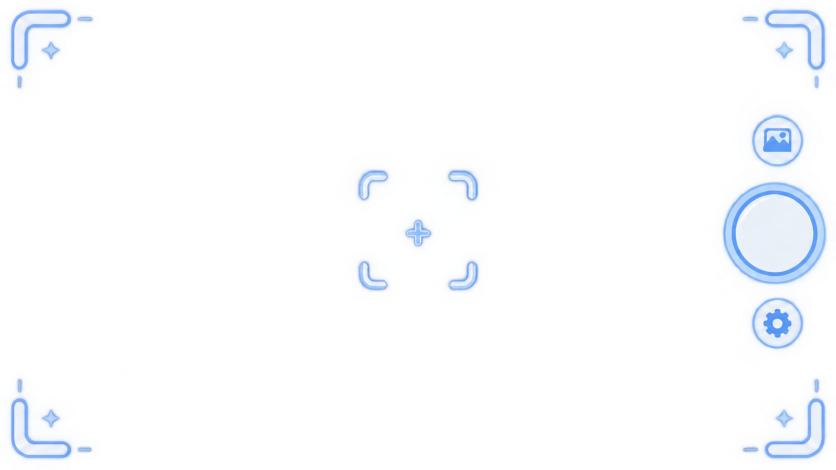
#> input picture Assets/a3823e4e30fa48a19a43d6294e33dbbe.png, 1672 x 940 px (shown at 1/2 size)
$ python -i PrepareLevel2Icons.py   (imports and definitions only)
#> lines starting #> are read from the running program, lines starting #| are printed output that depends on the picture
from pathlib import Path

from PIL import Image
ROOT = Path(__file__).resolve().parents[2]
SOURCE = ROOT / "Assets" / "UI" / "Level2Icons"
TARGET = SOURCE / "Prepared"
# [1 line not run here, left out]


def prepare(source_path: Path) -> None:
    output = Image.open(source_path).convert("RGBA")
#> output is the input picture: PIL image 1672x940 RGBA; mean R, G, B, A 23.8, 31.5, 41.1, 14.8

    bounds = output.getchannel("A").getbbox()
#> bounds = (0, 0, 1672, 940)
    if bounds is not None:
        output = output.crop(bounds)

    scale = min(440 / output.width, 440 / output.height)
#> scale = 0.263
    output = output.resize(
        (max(1, round(output.width * scale)), max(1, round(output.height * scale))),
        Image.Resampling.LANCZOS,
    )
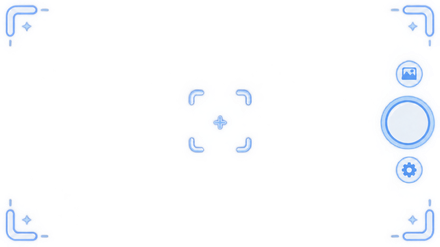
#> output: PIL image 440x247 RGBA; mean R, G, B, A 23.8, 31.5, 41, 14.8; transparent parts drawn white

    padded = Image.new("RGBA", (512, 512), (0, 0, 0, 0))
#> padded: PIL image 512x512 RGBA; every value is 0
    padded.alpha_composite(
        output,
        ((512 - output.width) // 2, (512 - output.height) // 2),
    )
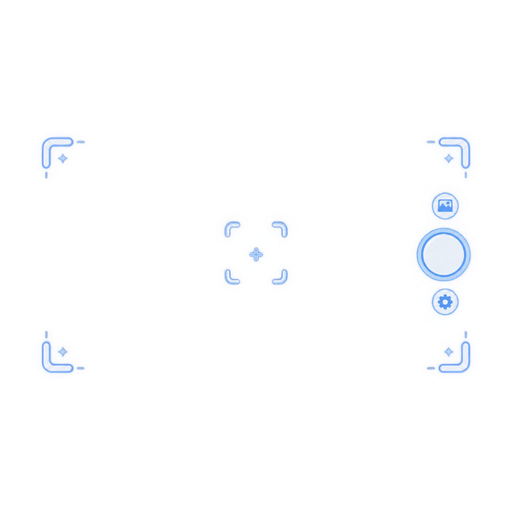
#> padded: PIL image 512x512 RGBA; mean R, G, B, A 9.9, 13.1, 17, 6.1; transparent parts drawn white
#> (the run stopped early here; a loop or call above may not have finished)
